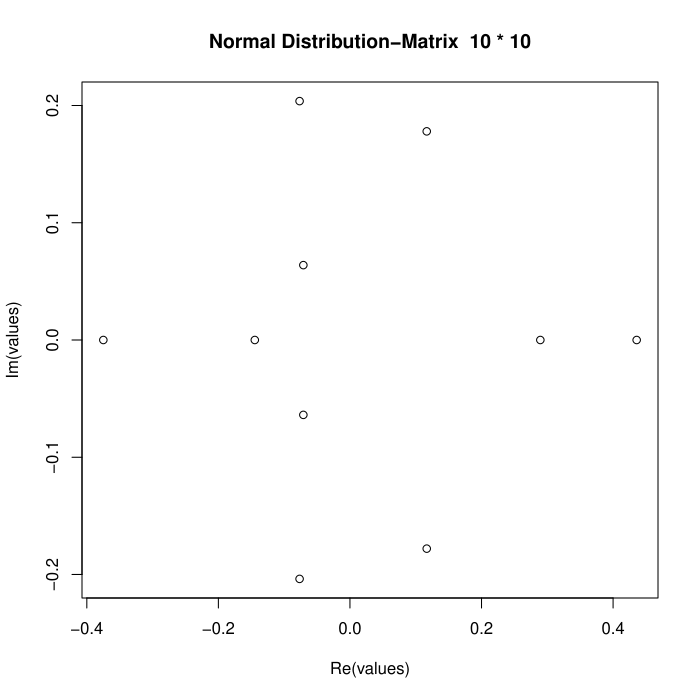

Reproduce this figure in R.
plot.eigen.values.normal <- function(n) {
	mat <- matrix(rnorm(n*n,mean=0,sd=1/n), n, n)
    ev <- eigen(mat)
    values <- ev$values
    plot(values,main=paste("Normal Distribution-Matrix ",n,"*",n ,sep=" "))
}
plot.eigen.values.normal(10)
plot.eigen.values.normal(50)
plot.eigen.values.normal(100)
#plot.eigen.values.normal(1000)

plot.eigen.values.uniform <- function(n) {
	mat <- matrix(runif(n*n, min = -sqrt(3/n), max = sqrt(3/n)), n, n)
    ev <- eigen(mat)
    values <- ev$values
    plot(values,main=paste("Uniform Distribution-Matrix ",n,"*",n ,sep=" "))
}
plot.eigen.values.uniform(10)
plot.eigen.values.uniform(50)
plot.eigen.values.uniform(100)
#plot.eigen.values.uniform(1000)

plot.samples <- function(n) {
    eigenvalues <- c()
    for(i in 1:100)
    {
        mat <- matrix(rnorm(n*n,mean=0,sd=1/n), n, n)
        ev <- eigen(mat)
        eigenvalues <- c(eigenvalues,ev$values)
    }

    plot(eigenvalues,main=paste("100 matrix samples - ",n,"*",n ,sep=" "))
}
plot.samples(5)
plot.samples(15)
plot.samples(60)
plot.samples(100)
